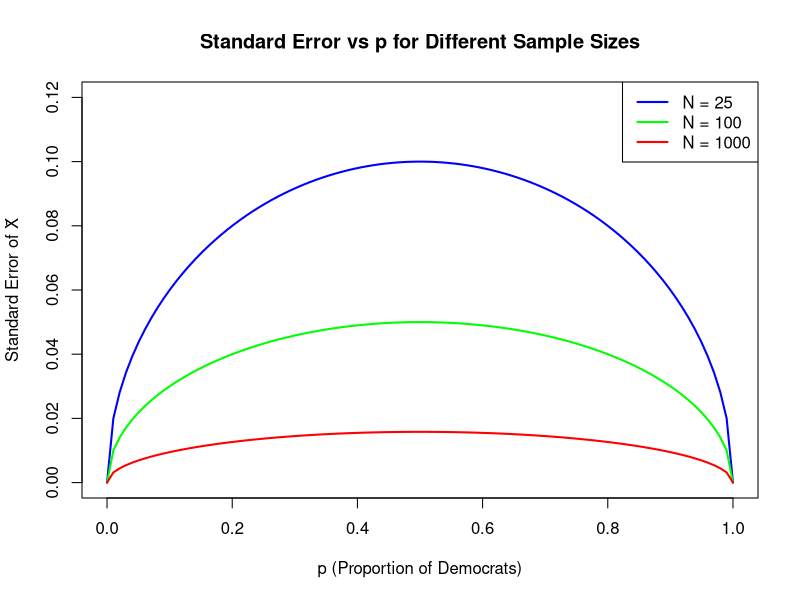

Reproduce this figure in R.
# Define the values of N to loop through
N_values <- c(25, 100, 1000)

# Create a sequence of p values from 0 to 1
p <- seq(0, 1, length = 100)

# Set up the plot canvas
plot(p, sqrt(p * (1 - p) / N_values[1]), type = "n",  # Empty plot setup
     ylim = c(0, 0.12),                               # Adjust y-axis to fit all curves
     xlab = "p (Proportion of Democrats)",
     ylab = "Standard Error of X̄",
     main = "Standard Error vs p for Different Sample Sizes")

# Define colors for each curve
colors <- c("blue", "green", "red")

# Loop through each N value and plot the SE curve
for (i in 1:length(N_values)) {
  N <- N_values[i]
  se <- sqrt(p * (1 - p) / N)
  lines(p, se, col = colors[i], lwd = 2)  # Add the line to the plot
}

# Add a legend to differentiate sample sizes
legend("topright", legend = paste("N =", N_values),
       col = colors, lwd = 2)